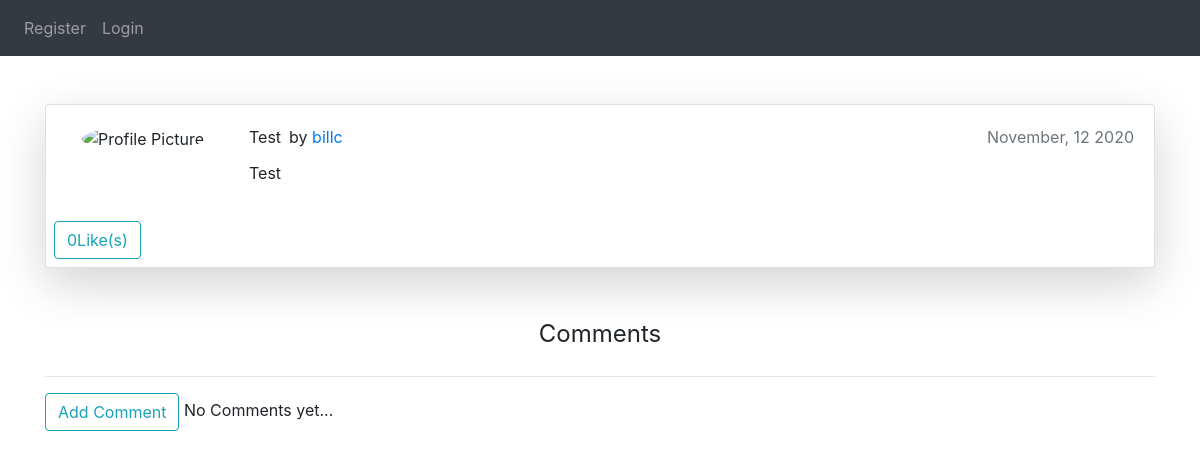
The app's page /post/18/ with its own data.
### posts/models.py (models this page shows, shortened)
class Post(models.Model):
    title = models.CharField(max_length=100)
    content = RichTextField(blank=True,null=True)
    created_at = models.DateTimeField(default=timezone.now)
    likes = models.ManyToManyField(User, related_name="blog_posts")
    author = models.ForeignKey(User,on_delete=models.CASCADE)
    def total_likes(self):
        return self.likes.count()

### posts/views.py (the view)
# urls.py: path("post/<int:pk>/",PostDetailView.as_view(),name="post-detail"),
class PostDetailView(DetailView):
    model = Post
    def get_context_data(self, **kwargs):
        context = super().get_context_data(**kwargs)
        stuff = get_object_or_404(Post, id=self.kwargs["pk"])
        total_likes = stuff.total_likes()
        liked = False
        if stuff.likes.filter(id=self.request.user.id).exists():
            liked = True
        context["liked"] = liked
        context["total_likes"] = total_likes
        return context

### posts/templates/posts/post_detail.html (shortened to what this page needs)
{% extends "posts/base.html" %}
{% block content %}
<div class="container">
    <div class="card shadow-lg rounded bg-white mt-5 mb-5">
        <div class="card-body">
        <div class="row">
        <div class="col-2">
     <img class="ml-3 img-fluid" src="{{ user.profile.image.url }}" style="border-radius: 50%;width:150px;" alt="Profile Picture">
</div>
       <div class="col">
            <div class="card-title d-flex">{{ post.title }}
                <span class="ml-2">by <a href="{% url 'user_posts' object.author.username %}">{{ object.author.username }}</a></span>
                <span class="text-muted ml-auto">{{ object.created_at|date:"F, d Y" }}</span>
            </div>
            <div class="card-text">
                {{ object.content|safe }}
            </div>
            </div>
        </div>
    </div>
    <div>
        <form action="{% url 'like_post' post.pk %}" method="POST">
            {% if liked %}
            <button class="btn btn-outline-danger ml-2 mb-2" type="submit" name="post_id" value={{ post.id }}>{{ total_likes }}dislike(s)</button>
            {% else %}
            <button class="btn btn-outline-info ml-2 mb-2" type="submit" name="post_id" value={{ post.id }}>{{ total_likes }}Like(s)</button>
            {% endif %}
        </form>
    </div>
    </div>
    <div>
        <fieldset>
            <legend class="text-center mt-3">Comments</legend>
            <hr />
            <a class="btn btn-outline-info" href="{% url 'comment-create' post.id %}">Add Comment</a>
            {% if not post.comments.all %}
            No Comments yet...
            {% endif %}
        </fieldset>
    </div>
</div>
{% endblock %}

### records on screen
Post: title "Test", author.username "billc", created_at "November, 12 2020", content "Test"

### other values on screen
{{ total_likes }} "0"
